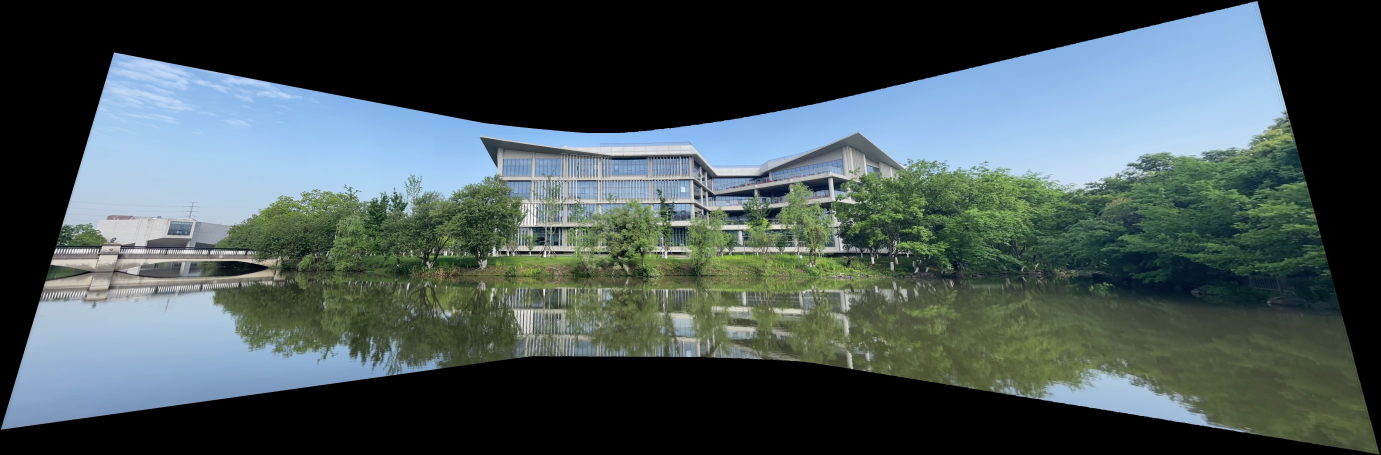
#> input picture img/test_video_2_crop.jpg, 6903 x 2273 px, given in place of test_video_2_crop.jpg_final.jpg, which was not available (shown at 1/5 size)
$ python -i perspective.py   (imports and definitions only)
#> lines starting #> are read from the running program, lines starting #| are printed output that depends on the picture; after the words box and inside, x2 and y2 are one past the last pixel; in counts of white or black regions, pixels touching at a corner belong together; pictures that were not available may be replaced by others from this repository, and a replacement may not be noted
import cv2
import numpy as np

# [88 lines left out: functions rectify_perspective, cylindricalWarp, not called in this run]

def get_contour_bounds(contour):
    # Find the coordinates of the contour points
    coords = np.squeeze(contour)

    # # # Find the minimum and maximum x and y coordinates
    # # x_min, y_min = coords.min(axis=0)
    # # x_max, y_max = coords.max(axis=0)

    # # Find the maximum x coordinate when y=0
    # x_max = coords[coords[:,1] == 0][:,0].max()
    # # Find the maximum y coordinate when x=0
    # y_max = coords[coords[:,0] == 0][:,1].max()

    # # Find the minimum x coordinate when y=0
    # x_min = coords[coords[:,1] == 0][:,0].min()
    # # Find the maximum y coordinate when x=0
    # y_min = coords[coords[:,0] == 0][:,1].min()

    x_values = [x for x, y in coords]
    y_values = [y for x, y in coords]
    x_min = min(x_values)
    x_max = max(x_values)
    y_min = min(y_values)
    y_max = max(y_values)

    return x_min, x_max, y_min, y_max

def get_tight_contour_bounds(contour, x_min, x_max, y_min, y_max):
    # Find the coordinates of the contour points
    coords = np.squeeze(contour)

    # [6 lines of commented-out code are left out]

    WIDTH = x_max - x_min
    HEIGHT = y_max - y_min

    y_values_upper = []
    y_values_lower = []
    x_values_left = []
    x_values_right = []
    for coord in coords:
        if coord[0] >= x_min + 0.25*WIDTH and coord[0] <= x_max - 0.25*WIDTH:
            if coord[1] >= y_min + 0.5*HEIGHT:
                y_values_lower.append(coord[1])
            elif coord[1] < y_min + 0.5*HEIGHT:
                y_values_upper.append(coord[1])

    y_min_tight = max(y_values_upper)
    y_max_tight = min(y_values_lower)

    return y_min_tight, y_max_tight

def crop_content(image):
    # Convert the image to grayscale
    gray = cv2.cvtColor(image, cv2.COLOR_BGR2GRAY)

    # Threshold the image to create a binary image
    _, thresh = cv2.threshold(gray, 0, 255, cv2.THRESH_BINARY)

    # Find the contours in the thresholded image
    contours, _ = cv2.findContours(thresh, cv2.RETR_EXTERNAL, cv2.CHAIN_APPROX_SIMPLE)

    # Find the largest contour
    largest_contour = max(contours, key=cv2.contourArea)
    x_min, x_max, y_min, y_max = get_contour_bounds(largest_contour)

    # Crop the image to the bounding box
    cropped = image[y_min:y_max,x_min:x_max]

    return cropped

def crop_content_tight(image):
    # Convert the image to grayscale
    gray = cv2.cvtColor(image, cv2.COLOR_BGR2GRAY)

    # Threshold the image to create a binary image
    _, thresh = cv2.threshold(gray, 0, 255, cv2.THRESH_BINARY)

    # Find the contours in the thresholded image
    contours, _ = cv2.findContours(thresh, cv2.RETR_EXTERNAL, cv2.CHAIN_APPROX_SIMPLE)

    # Find the largest contour
    largest_contour = max(contours, key=cv2.contourArea)
    x_min, x_max, y_min, y_max = get_contour_bounds(largest_contour)

    y_min_tight, y_max_tight = get_tight_contour_bounds(largest_contour, x_min, x_max, y_min, y_max)

    # Crop the image to the bounding box
    tight_cropped = image[y_min_tight:y_max_tight,x_min:x_max]

    return tight_cropped


def postprocess(test_name):
    # test_name = 'test_video_1'
#> called with test_name = 'img/test_video_2_crop.jpg'
    img_path = 'img/' + test_name + '_final.jpg'

    crop_img_path = 'img/' + test_name + '_crop.jpg'
    tight_crop_img_path = 'img/' + test_name + '_tightcrop.jpg'

    image = cv2.imread(img_path)
#> image is the input picture: shape (2273, 6903, 3); mean B, G, R 85, 84.3, 70.5
    # [7 lines of commented-out code are left out]

    crop_img = crop_content(image)
#> in crop_content, `gray = cv2.cvtColor(image, cv2.COLOR_BGR2GRAY)`:
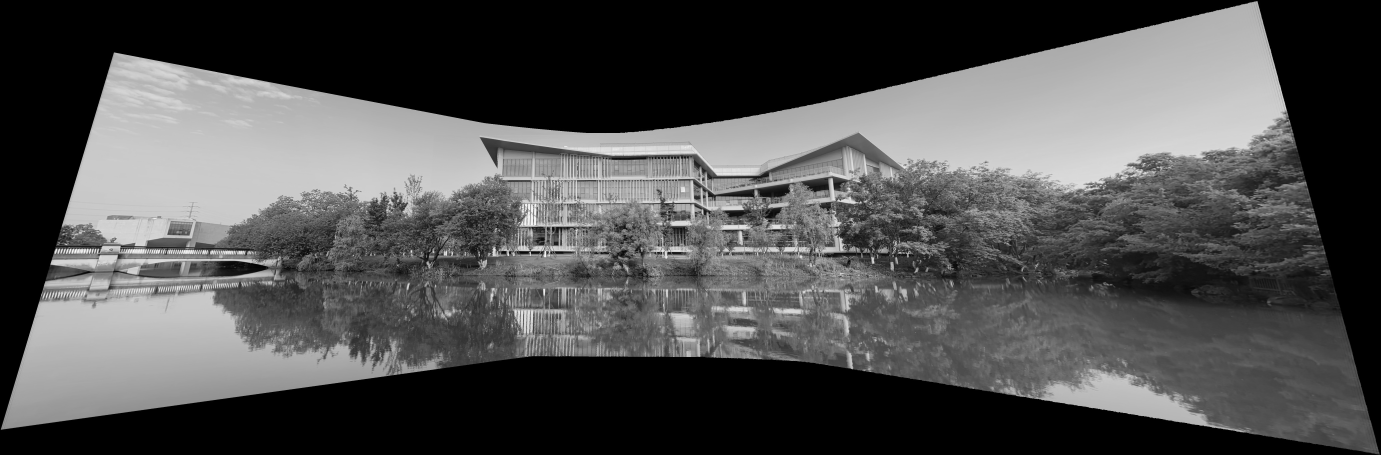
#> gray: shape (2273, 6903) (shown at 1/5 size); min 0, max 255, mean 80.2
#> in crop_content, `_, thresh = cv2.threshold(gray, 0, 255, cv2.THRESH_BINARY)`:
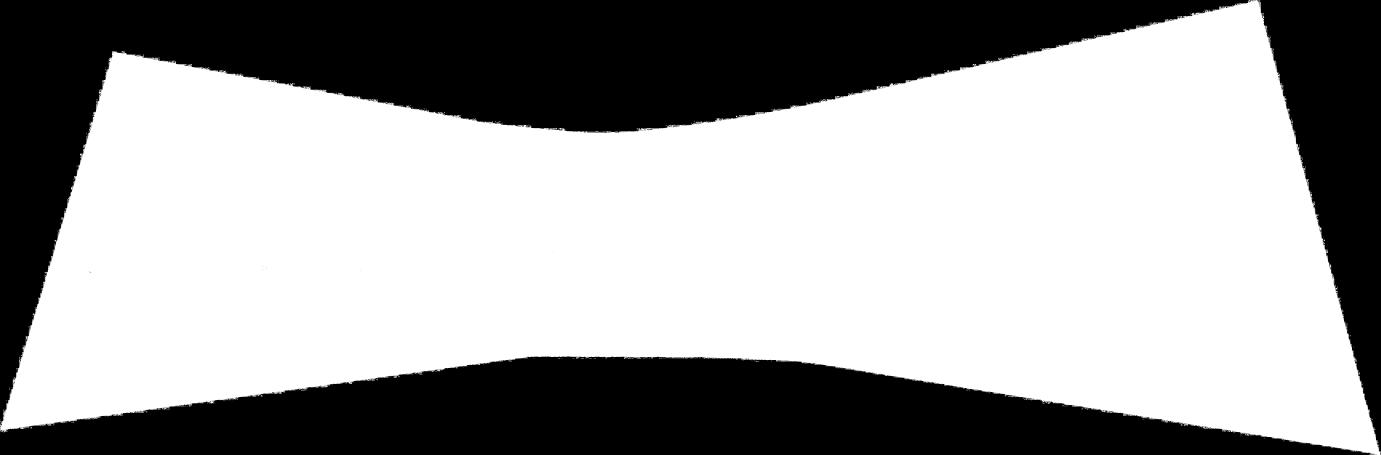
#> thresh: shape (2273, 6903) (shown at 1/5 size); 62.5% white; 1479 black regions (1464 under 20 px)
#> in crop_content, `contours, _ = cv2.findContours(thresh, cv2.RETR_EXTERNAL, cv2.CHAIN_AP..`: contours = 867 contours, 839 with area under 20; largest, box (x1, y1, x2, y2) and area: (0, 0, 6903, 2273) 9793700, (3120, 1786, 3139, 1794) 54, (1505, 1947, 1529, 1952) 51, (608, 256, 624, 262) 41, (128, 1680, 135, 1696) 36
#> in crop_content, `largest_contour = max(contours, key=cv2.contourArea)`: largest_contour = contour of 18974 points, box (x1, y1, x2, y2) (0, 0, 6903, 2273), area 9793700
#> in get_contour_bounds, `coords = np.squeeze(contour)`: coords = 18974 pairs, first value 0 to 6902, second value 0 to 2272
#> in get_contour_bounds, `x_values = [x for x, y in coords]`: x_values = 18974 values, max 6902 at index 16310, min 0 at index 9377, mean 3511.7
#> in get_contour_bounds, `y_values = [y for x, y in coords]`: y_values = 18974 values, max 2272 at index 16257, min 0 at index 0, mean 1188.2
#> in get_contour_bounds, `x_min = min(x_values)`: x_min = 0
#> in get_contour_bounds, `x_max = max(x_values)`: x_max = 6902
#> in get_contour_bounds, `y_min = min(y_values)`: y_min = 0
#> in get_contour_bounds, `y_max = max(y_values)`: y_max = 2272
#> in crop_content, `x_min, x_max, y_min, y_max = get_contour_bounds(largest_contour)`: x_min = 0; x_max = 6902; y_min = 0; y_max = 2272
    cv2.imwrite(crop_img_path, crop_img)
    print('Finish cropping the final image (all content preserved).')

    tight_crop_img = crop_content_tight(image)
#> in crop_content_tight, `x_min, x_max, y_min, y_max = get_contour_bounds(largest_contour)`: x_min = 0; x_max = 6902; y_min = 0; y_max = 2272
#> in get_tight_contour_bounds, `WIDTH = x_max - x_min`: WIDTH = 6902
#> in get_tight_contour_bounds, `HEIGHT = y_max - y_min`: HEIGHT = 2272
#> the loop in get_tight_contour_bounds, `for coord in coords:` made 18974 passes
#> coord on passes 1 to 3: [6247, 0], [6247, 1], [6248, 2]
#> after the loop in get_tight_contour_bounds, `for coord in coords:`: y_values_lower = 3323 values, max 2000 at index 3302, min 1780 at index 1057, mean 1852.3; y_values_upper = 4048 values, max 663 at index 2567, min 255 at index 17, mean 515.6
#> in get_tight_contour_bounds, `y_min_tight = max(y_values_upper)`: y_min_tight = 663
#> in get_tight_contour_bounds, `y_max_tight = min(y_values_lower)`: y_max_tight = 1780
#> in crop_content_tight, `y_min_tight, y_max_tight = get_tight_contour_bounds(largest_contour, x..`: y_min_tight = 663; y_max_tight = 1780
#> in crop_content_tight, `tight_cropped = image[y_min_tight:y_max_tight,x_min:x_max]`:
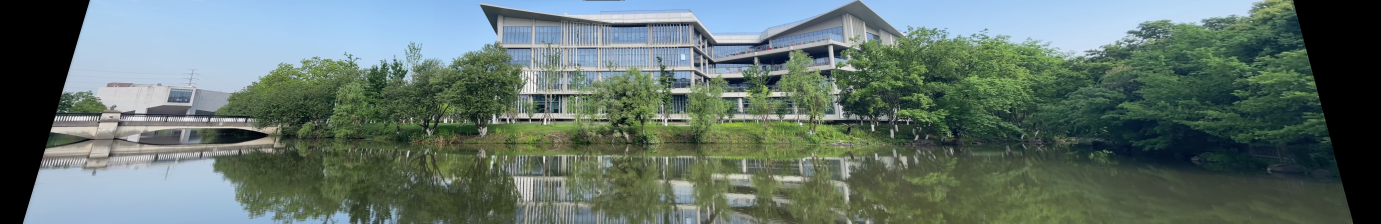
#> tight_cropped: shape (1117, 6902, 3) (shown at 1/5 size); mean B, G, R 108.4, 115.3, 97.8
    cv2.imwrite(tight_crop_img_path, tight_crop_img)
    print('Finish tight cropping the final image (no black outliers).')

>>> result = postprocess('img/test_video_2_crop.jpg')

$ run again, on img/test_video_3_crop.jpg
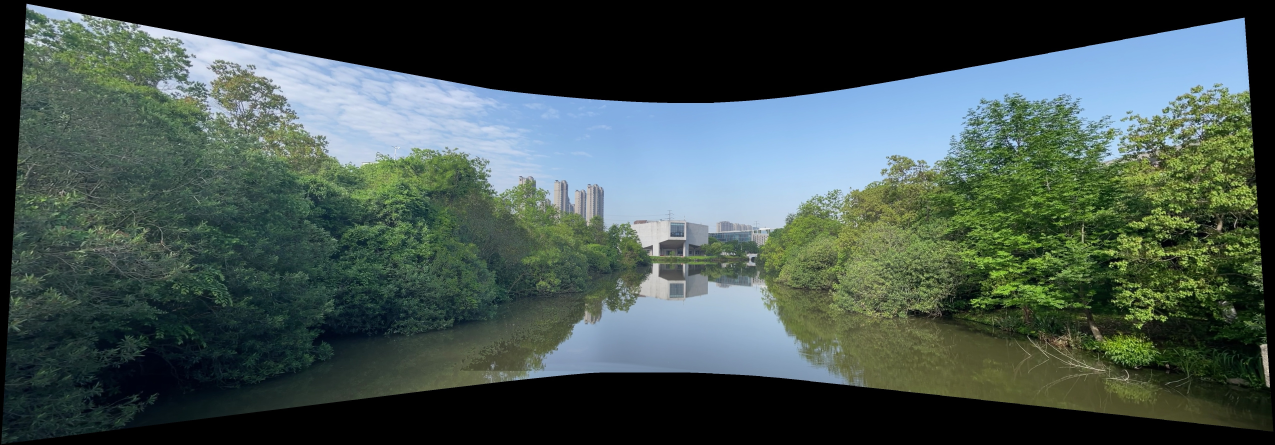
#> input picture img/test_video_3_crop.jpg, 5097 x 1777 px, given in place of test_video_3_crop.jpg_final.jpg, which was not available (shown at 1/4 size)
#> in postprocess, image is the input picture: shape (1777, 5097, 3); mean B, G, R 79.1, 84.2, 68.6
#> in crop_content, `_, thresh = cv2.threshold(gray, 0, 255, cv2.THRESH_BINARY)`:
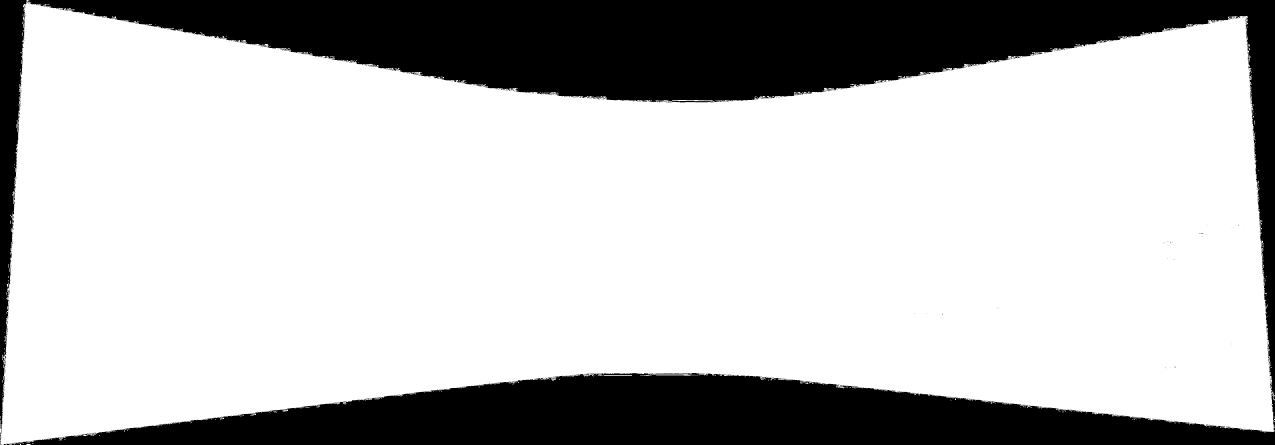
#> thresh: shape (1777, 5097) (shown at 1/4 size); 75% white; 1009 black regions (984 under 20 px)
#> in crop_content, `contours, _ = cv2.findContours(thresh, cv2.RETR_EXTERNAL, cv2.CHAIN_AP..`: contours = 765 contours, 741 with area under 20; largest, box (x1, y1, x2, y2) and area: (0, 7, 5097, 1777) 6784694, (2688, 400, 2851, 404) 463, (2415, 1500, 2528, 1504) 329, (2560, 1500, 2607, 1504) 52, (331, 1739, 347, 1744) 44
#> in crop_content, `largest_contour = max(contours, key=cv2.contourArea)`: largest_contour = contour of 13826 points, box (x1, y1, x2, y2) (0, 7, 5097, 1777), area 6784694
#> in get_contour_bounds, `coords = np.squeeze(contour)`: coords = 13826 pairs, first value 0 to 5096, second value 7 to 1776
#> x_values = 13826 values, max 5096 at index 6466, min 0 at index 1478, mean 2589.6
#> y_values = 13826 values, max 1776 at index 1544, min 7 at index 0, mean 875.3
#> in get_contour_bounds, `x_min = min(x_values)`: x_min = 0
#> in get_contour_bounds, `x_max = max(x_values)`: x_max = 5096
#> in get_contour_bounds, `y_min = min(y_values)`: y_min = 7
#> in get_contour_bounds, `y_max = max(y_values)`: y_max = 1776
#> in crop_content, `x_min, x_max, y_min, y_max = get_contour_bounds(largest_contour)`: x_min = 0; x_max = 5096; y_min = 7; y_max = 1776
#> in crop_content_tight, `x_min, x_max, y_min, y_max = get_contour_bounds(largest_contour)`: x_min = 0; x_max = 5096; y_min = 7; y_max = 1776
#> WIDTH = 5096
#> HEIGHT = 1769
#> the loop in get_tight_contour_bounds, `for coord in coords:` made 13826 passes
#> coord on passes 1 to 3: [106, 7], [104, 9], [105, 8]
#> after the loop in get_tight_contour_bounds, `for coord in coords:`: y_values_lower = 2358 values, max 1623 at index 0, min 1491 at index 1153, mean 1542.7; y_values_upper = 2818 values, max 410 at index 1278, min 223 at index 2796, mean 344.1
#> in get_tight_contour_bounds, `y_min_tight = max(y_values_upper)`: y_min_tight = 410
#> in get_tight_contour_bounds, `y_max_tight = min(y_values_lower)`: y_max_tight = 1491
#> in crop_content_tight, `y_min_tight, y_max_tight = get_tight_contour_bounds(largest_contour, x..`: y_min_tight = 410; y_max_tight = 1491
#> in crop_content_tight, `tight_cropped = image[y_min_tight:y_max_tight,x_min:x_max]`:
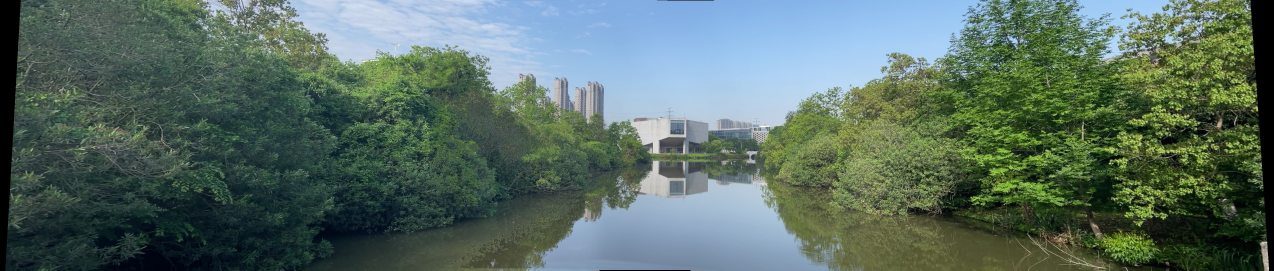
#> tight_cropped: shape (1081, 5096, 3) (shown at 1/4 size); mean B, G, R 98.9, 108.8, 88.3

$ run again, on img/test_video_4_crop.jpg
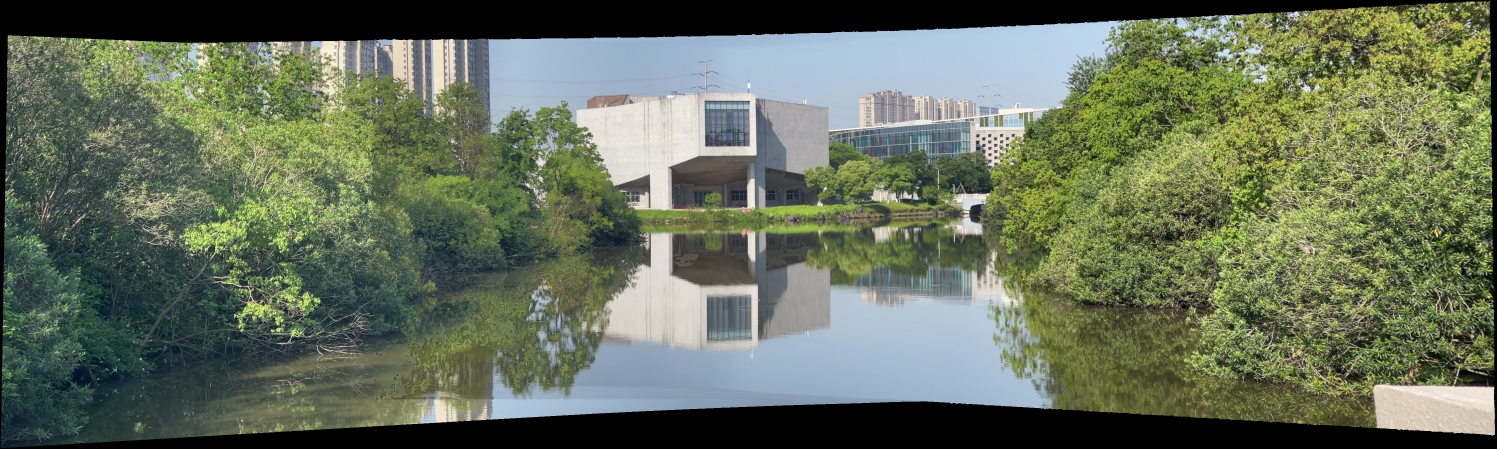
#> input picture img/test_video_4_crop.jpg, 4490 x 1347 px, given in place of test_video_4_crop.jpg_final.jpg, which was not available (shown at 1/3 size)
#> in postprocess, image is the input picture: shape (1347, 4490, 3); mean B, G, R 91, 111.6, 101.5
#> in crop_content, `_, thresh = cv2.threshold(gray, 0, 255, cv2.THRESH_BINARY)`:
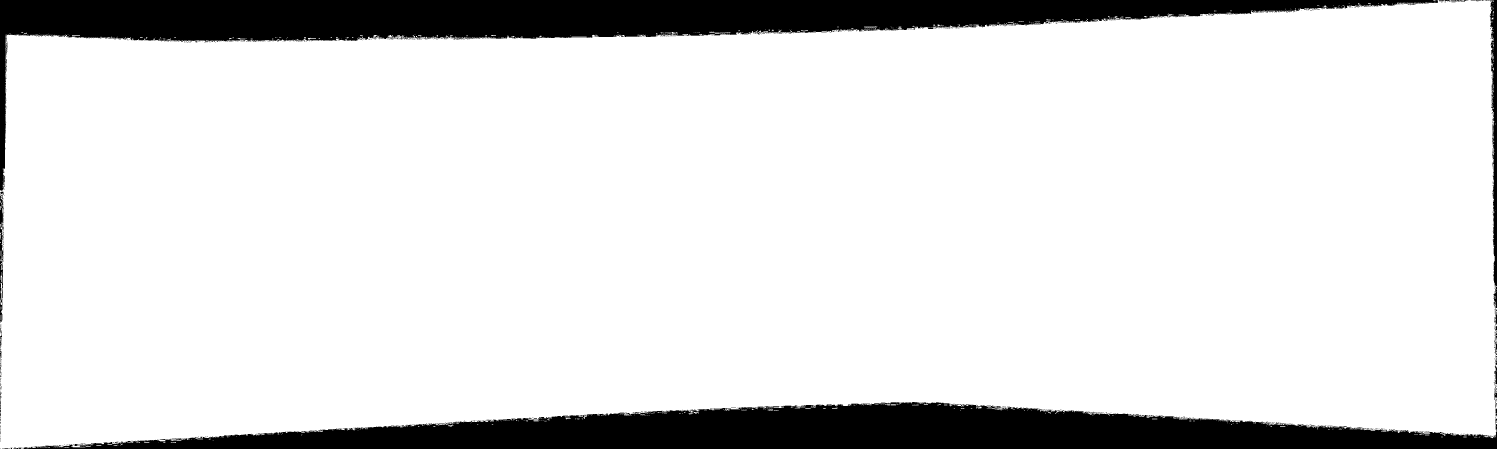
#> thresh: shape (1347, 4490) (shown at 1/3 size); 87.4% white; 768 black regions (732 under 20 px)
#> in crop_content, `contours, _ = cv2.findContours(thresh, cv2.RETR_EXTERNAL, cv2.CHAIN_AP..`: contours = 861 contours, 843 with area under 20; largest, box (x1, y1, x2, y2) and area: (0, 0, 4490, 1347) 5278200, (2592, 79, 2632, 84) 55, (2129, 98, 2159, 104) 51, (1714, 110, 1760, 112) 44, (2305, 1226, 2319, 1232) 42
#> in crop_content, `largest_contour = max(contours, key=cv2.contourArea)`: largest_contour = contour of 11049 points, box (x1, y1, x2, y2) (0, 0, 4490, 1347), area 5278200
#> in get_contour_bounds, `coords = np.squeeze(contour)`: coords = 11049 pairs, first value 0 to 4489, second value 0 to 1346
#> x_values = 11049 values, max 4489 at index 9636, min 0 at index 5102, mean 2279.7
#> y_values = 11049 values, max 1346 at index 5742, min 0 at index 0, mean 618.7
#> in get_contour_bounds, `x_min = min(x_values)`: x_min = 0
#> in get_contour_bounds, `x_max = max(x_values)`: x_max = 4489
#> in get_contour_bounds, `y_min = min(y_values)`: y_min = 0
#> in get_contour_bounds, `y_max = max(y_values)`: y_max = 1346
#> in crop_content, `x_min, x_max, y_min, y_max = get_contour_bounds(largest_contour)`: x_min = 0; x_max = 4489; y_min = 0; y_max = 1346
#> in crop_content_tight, `x_min, x_max, y_min, y_max = get_contour_bounds(largest_contour)`: x_min = 0; x_max = 4489; y_min = 0; y_max = 1346
#> WIDTH = 4489
#> HEIGHT = 1346
#> the loop in get_tight_contour_bounds, `for coord in coords:` made 11049 passes
#> coord on passes 1 to 3: [4310, 0], [4313, 0], [4314, 1]
#> after the loop in get_tight_contour_bounds, `for coord in coords:`: y_values_lower = 1853 values, max 1281 at index 9, min 1205 at index 1332, mean 1237.1; y_values_upper = 2216 values, max 119 at index 2059, min 54 at index 8, mean 93.18
#> in get_tight_contour_bounds, `y_min_tight = max(y_values_upper)`: y_min_tight = 119
#> in get_tight_contour_bounds, `y_max_tight = min(y_values_lower)`: y_max_tight = 1205
#> in crop_content_tight, `y_min_tight, y_max_tight = get_tight_contour_bounds(largest_contour, x..`: y_min_tight = 119; y_max_tight = 1205
#> in crop_content_tight, `tight_cropped = image[y_min_tight:y_max_tight,x_min:x_max]`:
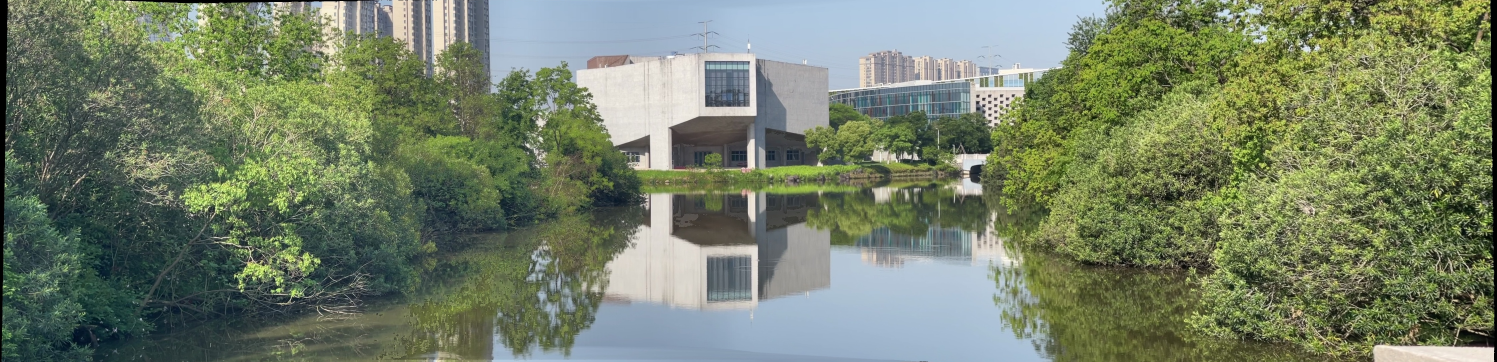
#> tight_cropped: shape (1086, 4489, 3) (shown at 1/3 size); mean B, G, R 103.8, 127.8, 116
